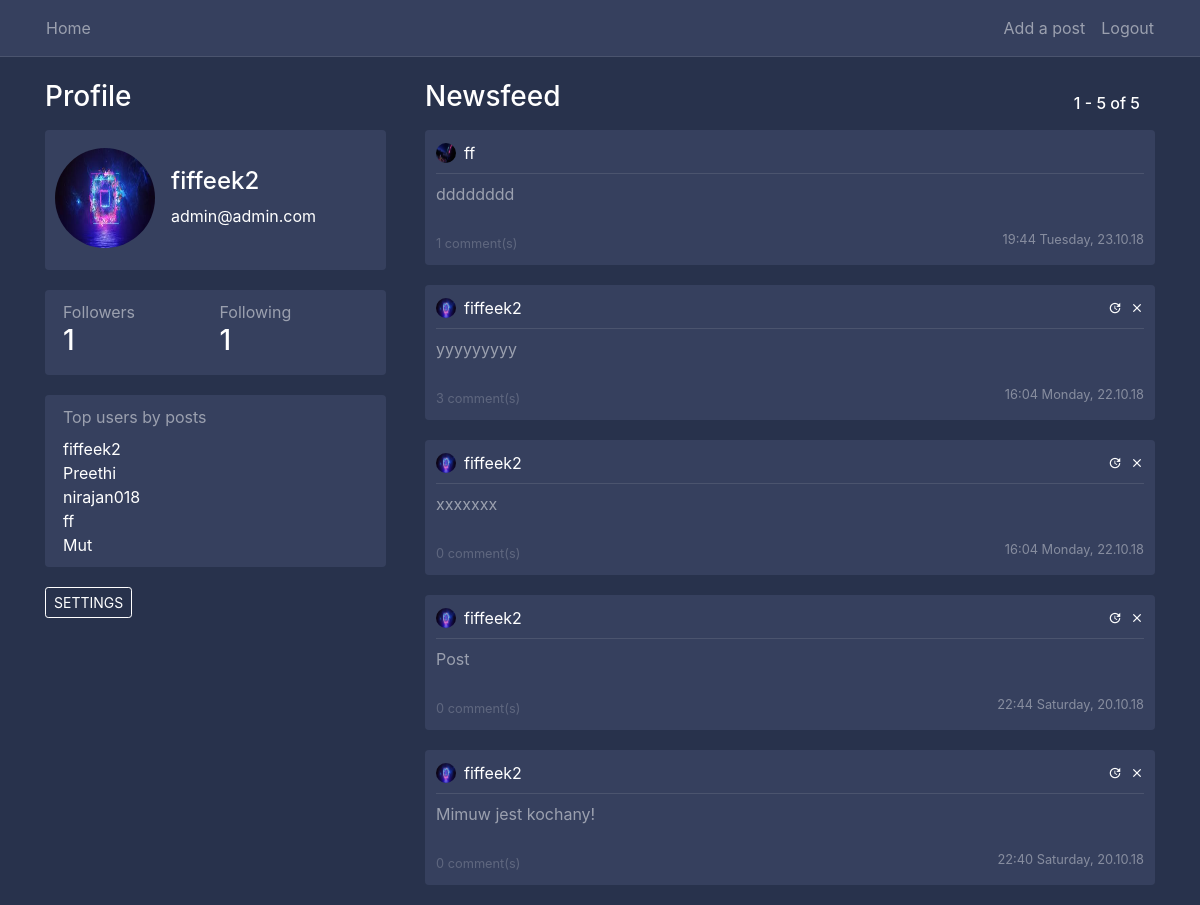
The app's page / (signed in) with its own data.
### users/models.py (models this page shows, shortened)
class Profile(models.Model):
    user = models.OneToOneField(User, on_delete=models.CASCADE)
    image = models.ImageField(default='default.jpg', upload_to='profile_pics')
    @property
    def followers(self):
        return Follow.objects.filter(follow_user=self.user).count()
    @property
    def following(self):
        return Follow.objects.filter(user=self.user).count()

### blog/models.py (models this page shows, shortened)
class Post(models.Model):
    content = models.TextField(max_length=150)
    date_posted = models.DateTimeField(default=timezone.now)
    author = models.ForeignKey(User, on_delete=models.CASCADE)
    @property
    def number_of_comments(self):
        return Comment.objects.filter(post_connected=self).count()

### blog/views.py (the view)
# urls.py: path('', PostListView.as_view(), name='blog-home'),
class PostListView(LoginRequiredMixin, ListView):
    model = Post
    template_name = 'blog/home.html'
    context_object_name = 'posts'
    ordering = ['-date_posted']
    paginate_by = PAGINATION_COUNT
    def get_context_data(self, **kwargs):
        data = super().get_context_data(**kwargs)
        all_users = []
        data_counter = Post.objects.values('author')\
            .annotate(author_count=Count('author'))\
            .order_by('-author_count')[:5]
        for aux in data_counter:
            all_users.append(User.objects.filter(pk=aux['author']).first())
        data['all_users'] = all_users
        print(all_users, file=sys.stderr)
        return data
    def get_queryset(self):
        user = self.request.user
        qs = Follow.objects.filter(user=user)
        follows = [user]
        for obj in qs:
            follows.append(obj.follow_user)
        return Post.objects.filter(author__in=follows).order_by('-date_posted')

### blog/templates/blog/home.html (shortened to what this page needs)
{% extends "blog/base.html" %}
{% block content %}
    <div class="row">
        <div class="col-12 col-md-4 pr-4">
            <h3 class="white-important mb-3">
                Profile
            </h3>
            <article class="media content-section" style="height: 140px">
                {%  if user_profile != None %}
                    <div class="mt-2 d-flex full-width align-items-center">
                        <img
                           class="rounded-circle mr-3"
                           style="width: 100px; height: 100px;"
                           src="{{ user_profile.profile.image.url }}">
                        <div>
                            <h4 style="text-align: left"
                                    class="white-important">
                                {{ user_profile.username }}
                            </h4>
                            <div style="text-align: left"
                                    class="white-important">
                                {{ user_profile.email }}
                            </div>
                        </div>
                    </div>
                {%  else %}
                    <div class="mt-2 d-flex full-width align-items-center">
                        <img
                           class="rounded-circle mr-3"
                           style="width: 100px; height: 100px;"
                           src="{{ user.profile.image.url }}">
                        <div>
                            <h4 style="text-align: left"
                                    class="white-important">
                                {{ user.username }}
                            </h4>
                            <div style="text-align: left"
                                    class="white-important">
                                {{ user.email }}
                            </div>
                        </div>
                    </div>
                {%  endif %}
            </article>
            <article class="media content-section">
                <div class="row full-width pl-2">
                    <div class="col-6">
                            Followers
                    </div>
                    <div class="col-6">
                            Following
                    </div>
                    {%  if user_profile != None %}
                        <div class="col-6">
                            <h3 class="white-important follow-click">
                                <a href="{% url 'user-followers' user_profile.username %}">
                                    {{ user_profile.profile.followers }}
                                </a>
                            </h3>
                        </div>
                         <div class="col-6">
                            <a href="{% url 'user-follows' user_profile.username %}">
                                <h3 class="white-important follow-click">
                                    {{ user_profile.profile.following }}
                                </h3>
                            </a>
                        </div>
                    {% else %}
                        <div class="col-6">
                            <a href="{% url 'user-followers' user.username %}">
                                <h3 class="white-important follow-click">
                                    {{ user.profile.followers }}
                                </h3>
                            </a>
                        </div>
                        <a href="{% url 'user-follows' user.username %}">
                            <div class="col-6">
                                <h3 class="white-important follow-click">
                                    {{ user.profile.following }}
                                </h3>
                            </div>
                        </a>
                    {%  endif %}
                </div>
            </article>
            {%  if user_profile is None %}
            <article class="media content-section">
                <div class="row pl-2">
                    <div class="col-12">
                        Top users by posts
                    </div>
                    <ul class="col-12 mt-2">
                        {% for user in all_users %}
                            <li>
                                <a href="{% url 'user-posts' user.username %}">
                                    {{ user.username }}
                                </a>
                            </li>
                        {% endfor %}
                    </ul>
                </div>
            </article>
            {% endif %}
            <div class="d-flex">
                {% if user_profile is None %}
                    <a class="btn btn-sm btn-outline-primary mb-4 mr-3" href="{% url 'profile' %}">
                        SETTINGS
                    </a>
                {% endif %}
            </div>
        </div>
        <div class="col-12 col-md-8">
            <div class="full-width row">
                <div class="col-6">
                    <h3 class="white-important mb-3">
                        Newsfeed
                    </h3>
                </div>
                 <div class="col-6 no-padding">
                    <h6
                            style="position: absolute; bottom: 0; right: 0"
                            class="white-important mb-3">
                        {{ page_obj.start_index }} - {{ page_obj.end_index }} of
                        {{ paginator.count }}
                    </h6>
                </div>
            </div>
            {% for post in posts %}
                <article class="media content-section hovered-tweet">
                <div style="width: 100%; word-break: break-all;">
                    <div class="pb-2 row m-0" style="width: 100%; margin-right: 0 !important;">
                       <div
                               style="padding-left: 0px !important;"
                               class="col-8 no-padding d-flex align-items-center">
                           <img
                               class="rounded-circle mr-2"
                               style="width: 20px; height: 20px;"
                               src="{{ post.author.profile.image.url }}">
                           <a class="mr-2 white-important" href="{% url 'user-posts' post.author %}">
                               {{ post.author }}
                           </a>
                       </div>
                       <div class="col-4 d-flex flex-row-reverse no-padding align-items-center"
                            style="padding-right: 0 !important;">
                           {% if post.author == user %}
                                <a class="material-icons ml-2"
                                   style="font-size: 14px"
                                        href="{% url 'post-delete' post.id %}">clear</a>
                                <a class="material-icons ml-2"
                                   style="font-size: 14px"
                                        href="{% url 'post-update' post.id %}">update</a>
                            {%  endif %}
                       </div>
                   </div>
                    <div
                            class="mb-2"
                            style="width: 100%; height: 1px; background-color: rgba(255, 255, 255, 0.1)"></div>
                    <a
                            style="color: rgba(255, 255, 255, 0.5) !important;"
                            href="{% url 'post-detail' post.id %}">
                        <p class="mb-4">
                            {{ post.content }}
                        </p>
                        <div class="row">
                            <div class="col-6">
                                <small style="opacity: 0.4;">
                                    {{ post.number_of_comments }} comment(s)
                                </small>
                            </div>
                            <div class="col-6">
                                <small
                                        style="opacity: 0.4;"
                                    class="white-important d-flex full-width flex-row-reverse">
                                    {{ post.date_posted | date:"H:i l, d.m.y" }}
                                </small>
                            </div>
                        </div>
                    </a>
                </div>
                </article>
            {% endfor %}
        </div>
    </div>
{% endblock content %}

### blog/templates/blog/base.html (shortened to what this page needs)
{% load static %}
<!doctype html>
<html lang="en">
    <head>
        <link rel="stylesheet" href="https://stackpath.bootstrapcdn.com/bootstrap/4.1.3/css/bootstrap.min.css">
        <link rel="stylesheet" type="text/css" href="{% static 'blog/main.css' %}">
    </head>
  <body>
      <header class="site-header">
      <nav
              style="border-bottom: 1px solid rgba(255, 255, 255, 0.1)"
              class="navbar navbar-expand navbar-dark bg-steel fixed-top">
        <div class="container">
          <div class="collapse navbar-collapse" id="navbarToggle">
            <div class="navbar-nav mr-auto pl-2">
              <a class="nav-item nav-link" href="{% url 'blog-home' %}">Home</a>
            </div>
            <div class="navbar-nav pr-2">
                {% if user.is_authenticated %}
                    <a class="nav-item nav-link" href="{% url 'post-create' %}">Add a post</a>
                    <a class="nav-item nav-link" href="{% url 'logout' %}">Logout</a>
                {% else %}
                    <a class="nav-item nav-link" href="{% url 'login' %}">Login</a>
                    <a class="nav-item nav-link" href="{% url 'register-users' %}">Register</a>
                {% endif %}
            </div>
          </div>
        </div>
      </nav>
    </header>
    <main role="main" class="container">
      <div class="row">
        <div class="col-md-12">
          {% block content %}{% endblock %}
        </div>
      </div>
    </main>
  </body>
</html>

### blog/static/blog/main.css (style rules this page uses)
:root { --muted-color: rgba(255, 255, 255, 0.5); }
body { background: #28324c; color: var(--muted-color); margin-top: 5rem; }
h1, h2, h3, h4, h5, h6 { color: var(--muted-color); }
ul { margin: 0; }
.bg-steel { background-color: #36405e; }
.site-header .navbar-nav .nav-link { color: var(--muted-color); }
.content-section { background: #36405e; padding: 10px 10px; margin-bottom: 20px; }
.no-padding { padding: 0 !important; }
a { color: white; text-underline: none; text-decoration: none !important; }
article { border-radius: 4px; }
.white-important { color: white; }
.full-width { width: 100% }
.btn-outline-primary { border-color: white; color: white !important; }
ul { list-style: none !important; }
.hovered-tweet { cursor: pointer; }
.hovered-tweet { border: 1px solid transparent; }

### records on screen
Post: author.profile.image (placeholder picture), author "ff", content "dddddddd", number_of_comments "1", date_posted "19:44 Tuesday, 23.10.18"
Post: author.profile.image (picture), author "fiffeek2", content "yyyyyyyyy", number_of_comments "3", date_posted "16:04 Monday, 22.10.18"
Post: author.profile.image (picture), author "fiffeek2", content "xxxxxxx", number_of_comments "0", date_posted "16:04 Monday, 22.10.18"
Post: author.profile.image (picture), author "fiffeek2", content "Post", number_of_comments "0", date_posted "22:44 Saturday, 20.10.18"
Post: author.profile.image (picture), author "fiffeek2", content "Mimuw jest kochany!", number_of_comments "0", date_posted "22:40 Saturday, 20.10.18"

### other values on screen
{{ user.username }} "fiffeek2"
{{ user.email }} "admin@admin.com"
{{ user.profile.followers }} "1"
{{ user.profile.following }} "1"
{{ user.username }} "Preethi"
{{ user.username }} "nirajan018"
{{ user.username }} "ff"
{{ user.username }} "Mut"
{{ page_obj.start_index }} "1"
{{ page_obj.end_index }} "5"
{{ paginator.count }} "5"
